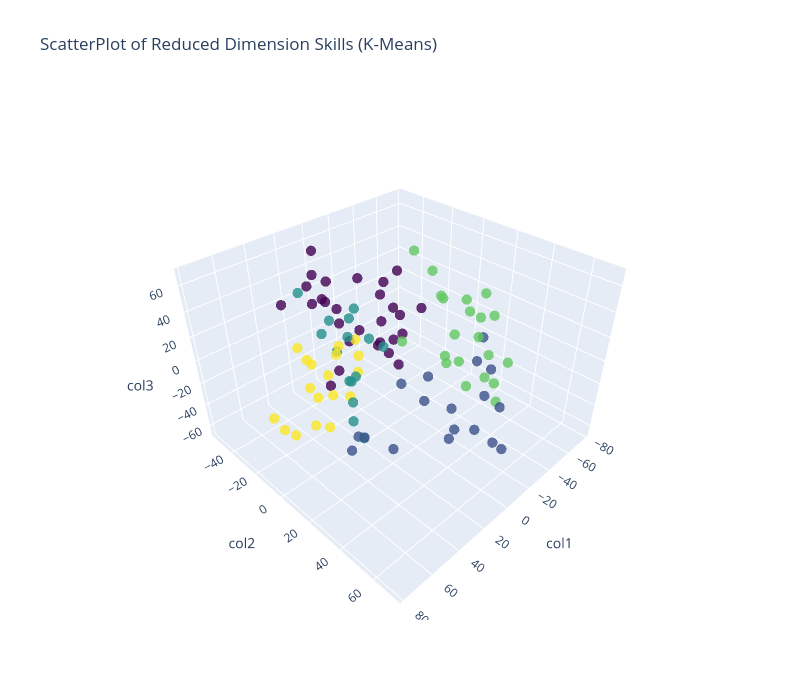

Here is the notebook cell this chart was saved with:
### Code cell
import plotly.graph_objects as go

# A 3D Projection Of Data In The Reduced Dimension
x = PCA_ds["col1"]
y = PCA_ds["col2"]
z = PCA_ds["col3"]
cluster = PCA_ds['Cluster']
index = PCA_ds.index

# To plot
fig = go.Figure(data=[go.Scatter3d(
    x=x,
    y=y,
    z=z,
    mode='markers',
    marker=dict(
        size=6,
        color=cluster,                # set color to an array/list of desired values
        colorscale='Viridis',           # choose a colorscale
        opacity=0.8
    ),
    text=['Person: ' + str(i) for i in index],
    hoverinfo='text'
)])

fig.update_layout(title="ScatterPlot of Reduced Dimension Skills (K-Means)",
                  width=800,
                  height=700,
                  autosize=False,
                  scene=dict(xaxis=dict(title='col1'),
                             yaxis=dict(title='col2'),
                             zaxis=dict(title='col3'),
                             aspectratio=dict(x=1, y=1, z=0.7),
                             aspectmode='manual')
                 )

fig.show()

### Figure 1 — Plotly figure (JSON) as saved in the notebook; plotly's stock layout.template omitted (floating-point values rounded to 4 significant figures)
{"data": [{"hoverinfo": "text", "marker": {"color": [0, 1, 1, 3, 2, 0, 0, 3, 0, 3, 0, 2, 1, 0, 1, 0, 2, 3, 3, 0, 0, 2, 1, 2, 0, 3, 0, 4, 1, 3, 0, 4, 3, 4, 0, 4, 0, 0, 0, 0, 3, 0, 1, 0, 4, 2, 1, 3, 0, 4, 1, 2, 3, 1, 1, 4, 2, 0, 1, 0, 0, 4, 4, 1, 3, 0, 1, 1, 1, 0, 3, 3, 4, 4, 4, 2, 0, 3, 4, 2, 4, 0, 2, 4, 3, 2, 1, 1, 4, 3, 2, 3, 3, 3, 4, 0, 2, 4, 3, 2], "colorscale": [[0, "#440154"], [0.1111, "#482878"], [0.2222, "#3e4989"], [0.3333, "#31688e"], [0.4444, "#26828e"], [0.5556, "#1f9e89"], [0.6667, "#35b779"], [0.7778, "#6ece58"], [0.8889, "#b5de2b"], [1, "#fde725"]], "opacity": 0.8, "size": 6}, "mode": "markers", "text": ["Person: 0", "Person: 1", "Person: 2", "Person: 3", "Person: 4", "Person: 5", "Person: 6", "Person: 7", "Person: 8", "Person: 9", "Person: 10", "Person: 11", "Person: 12", "Person: 13", "Person: 14", "Person: 15", "Person: 16", "Person: 17", "Person: 18", "Person: 19", "Person: 20", "Person: 21", "Person: 22", "Person: 23", "Person: 24", "Person: 25", "Person: 26", "Person: 27", "Person: 28", "Person: 29", "Person: 30", "Person: 31", "Person: 32", "Person: 33", "Person: 34", "Person: 35", "Person: 36", "Person: 37", "Person: 38", "Person: 39", "Person: 40", "Person: 41", "Person: 42", "Person: 43", "Person: 44", "Person: 45", "Person: 46", "Person: 47", "Person: 48", "Person: 49", "Person: 50", "Person: 51", "Person: 52", "Person: 53", "Person: 54", "Person: 55", "Person: 56", "Person: 57", "Person: 58", "Person: 59", "Person: 60", "Person: 61", "Person: 62", "Person: 63", "Person: 64", "Person: 65", "Person: 66", "Person: 67", "Person: 68", "Person: 69", "Person: 70", "Person: 71", "Person: 72", "Person: 73", "Person: 74", "Person: 75", "Person: 76", "Person: 77", "Person: 78", "Person: 79", "Person: 80", "Person: 81", "Person: 82", "Person: 83", "Person: 84", "Person: 85", "Person: 86", "Person: 87", "Person: 88", "Person: 89", "Person: 90", "Person: 91", "Person: 92", "Person: 93", "Person: 94", "Person: 95", "Person: 96", "Person: 97", "Person: 98", "Person: 99"], "type": "scatter3d", "x": [1.943, 30.74, 36.25, -45.64, -4.442, -1.879, 18.48, -13.77, 20.67, -31.39, 12.7, 4.305, 3.906, 2.401, -18.1, -7.162, -29.69, -47.68, -10.33, -4.024, 40.83, -6.778, -7.175, -26.91, 4.824, -32.12, 4.101, 66.14, -0.03187, -68.63, -25.97, 54.05, -61.49, 49.55, 23.47, 37.82, -1.747, 2.675, -5.52, -24.23, -39.24, -1.862, -0.7193, -22.68, 65.79, -2.017, -6.727, -45.75, 23.56, 54.61, 5.498, 0.225, -38.64, 29.04, 6.386, 32.32, 24.71, 9.331, 33.92, -40.88, -15.71, 12.49, 50.24, 13.04, -57.26, 12.72, 13.82, 11.21, 49.31, -14.69, -35.12, -6.052, 26.37, 53.65, 57.85, -11.8, 4.869, -75.83, 47.63, -30.45, 28.67, 9.515, 1.168, 19.55, -76.87, 16.85, -22.83, -16.64, 74.18, -26.73, 11.39, -72.54, -72.36, -37.57, 29.64, -24.1, -31.35, 77.24, -39.0, 18.52], "y": [-4.319, 6.026, 6.204, 41.97, -46.6, 5.248, -37.51, 38.63, -13.0, -7.616, -28.76, -22.67, 55.87, 9.597, 12.96, -10.7, -39.09, 34.42, 35.89, -30.71, -32.49, -44.09, 35.01, -52.42, -46.47, 45.13, -32.23, 13.76, 58.72, 12.88, -26.32, 24.7, -17.56, 5.089, -19.69, -3.218, 2.872, -16.36, -3.411, -15.49, 8.489, 19.62, 64.29, -8.087, -2.252, -51.27, 19.18, 24.17, -21.13, -7.14, 70.69, -28.33, 9.97, 32.61, 66.56, -23.84, 4.338, -42.88, 62.24, -36.57, -51.23, -10.32, -0.7878, 50.78, 2.088, 18.7, 15.16, 59.88, 27.6, -16.09, 24.57, 5.019, 4.614, 11.24, 2.768, -39.7, -49.5, -3.431, -9.591, -51.28, 5.956, -33.86, -22.08, -18.08, -21.76, -10.06, 43.76, 41.73, 0.5816, 14.28, -53.24, 16.89, 8.682, 35.53, -5.375, -41.31, -29.29, -2.54, 33.65, -8.88], "z": [5.02, -49.48, -58.46, -4.034, -6.347, 68.36, 40.96, -6.298, 27.81, 63.53, 47.3, -41.27, 56.22, -0.6568, -22.01, -2.477, -32.7, -30.37, 14.44, -14.2, 40.21, -35.6, -53.11, -20.26, 58.29, -27.4, -38.59, -4.058, 32.8, 23.24, 19.2, 20.29, 28.43, -26.9, -29.98, -14.63, 39.0, 9.895, -5.568, -13.38, -19.92, 49.54, 7.778, -1.767, -28.52, -20.88, -31.59, 4.979, 43.32, 32.08, -15.8, -48.42, -25.02, 19.59, -13.81, -8.056, -57.59, 42.78, 30.17, 17.03, -4.548, 11.79, -5.883, -12.99, -15.03, 51.46, -66.36, -5.789, -13.83, 8.217, 32.69, 10.49, 17.82, 24.91, 10.5, -21.09, 11.86, 3.991, 16.48, -11.82, 6.889, 25.99, -38.12, -2.842, -4.391, -42.15, -16.74, 15.26, -14.52, 40.88, 22.48, 4.073, -2.93, 2.671, 20.03, 25.5, -34.58, -5.3, -19.74, -58.45]}], "layout": {"autosize": false, "height": 700, "scene": {"aspectmode": "manual", "aspectratio": {"x": 1, "y": 1, "z": 0.7}, "xaxis": {"title": {"text": "col1"}}, "yaxis": {"title": {"text": "col2"}}, "zaxis": {"title": {"text": "col3"}}}, "title": {"text": "ScatterPlot of Reduced Dimension Skills (K-Means)"}, "width": 800}}
